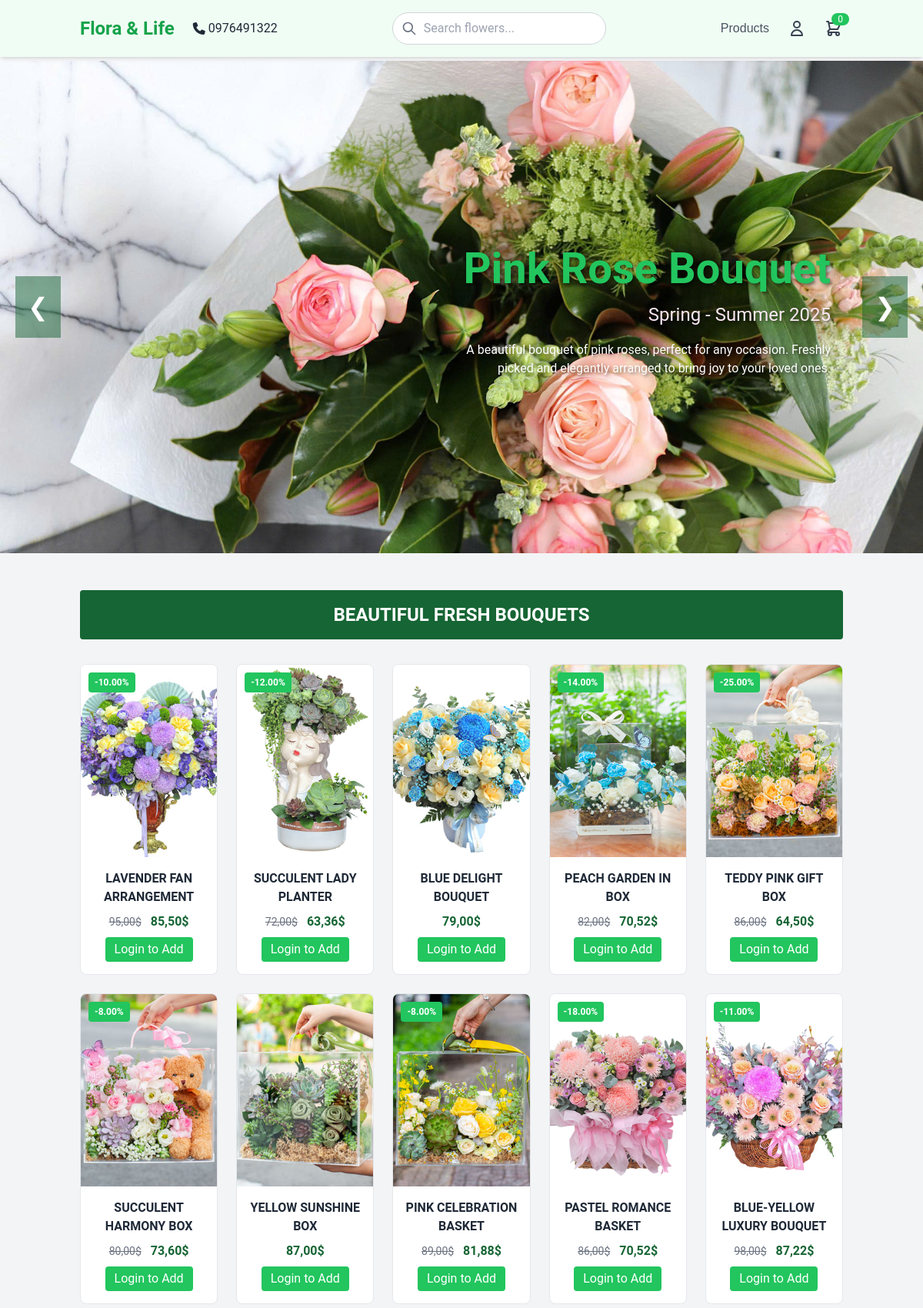
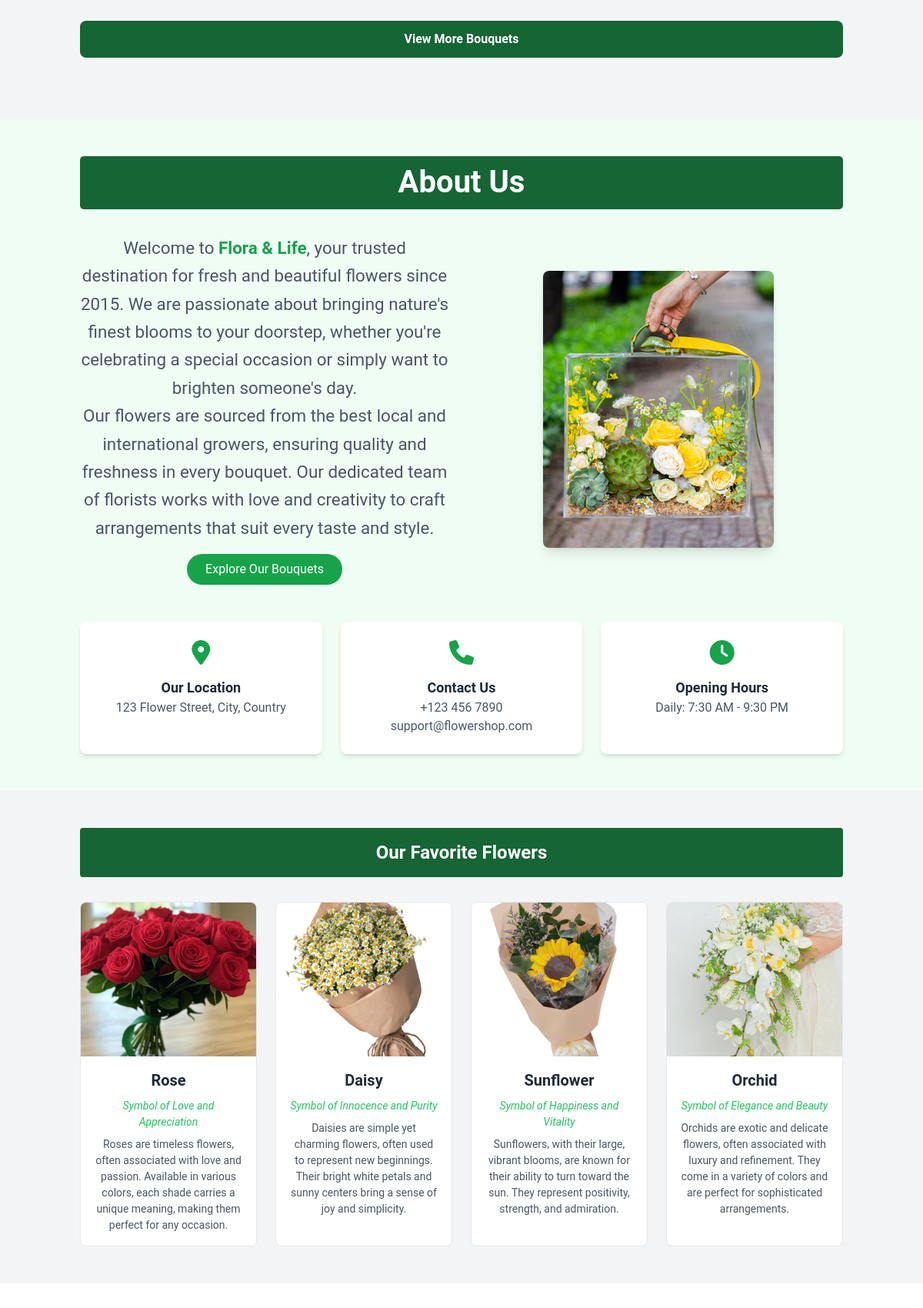
The page / (upper part) on the database its author committed (2 pictures, top to bottom).
### tables this page shows
CREATE TABLE `products` (
  `id` bigint(20) NOT NULL,
  `name` varchar(255) NOT NULL,
  `price` decimal(10,2) NOT NULL,
  `sale` decimal(10,2) NOT NULL DEFAULT 0.00,
  `product_detail` text NOT NULL,
  `image` varchar(255) NOT NULL,
  `origin` varchar(255) DEFAULT NULL,
  `type` enum('birthday','wedding','bouquet','condolence','basket','other') DEFAULT 'other',
  `created_at` datetime DEFAULT current_timestamp(),
  `updated_at` datetime DEFAULT current_timestamp() ON UPDATE current_timestamp()
);

### index.php (the view, shortened to what this page needs)
<?php
include 'connection.php';
$stmt = $conn->prepare("SELECT * FROM products LIMIT 10");
$stmt->execute();
$products = $stmt->get_result()->fetch_all(MYSQLI_ASSOC);
?>
<!DOCTYPE html>
<html lang="en">
<head>
    <link rel="stylesheet" href="style1.css">
    <script src="https://cdn.tailwindcss.com"></script>
    <link rel="stylesheet" href="https://cdnjs.cloudflare.com/ajax/libs/font-awesome/6.4.2/css/all.min.css"/>
</head>
<body>
    <header class="header bg-green-50 shadow-md sticky top-0 z-50">
        <div class="container mx-auto px-4 py-4 flex justify-between items-center">
            <div class="flex items-center space-x-6">
                <a href="index.php" class="text-2xl font-bold text-green-600">Flora & Life</a>
                <div class="contact-info">
                    <div class="flex items-center gap-1">
                        <i class="fa-solid fa-phone"></i>
                        <span>0976491322</span>
                    </div>
                </div>
            </div>
            <div class="search-bar">
                <div class="relative">
                    <input type="text" placeholder="Search flowers..." class="w-full pl-10 pr-4 py-2 rounded-full border border-gray-300 focus:outline-none focus:border-green-500 text-gray-700">
                    <svg class="w-5 h-5 absolute left-3 top-1/2 transform -translate-y-1/2 text-gray-500" fill="none" stroke="currentColor" viewBox="0 0 24 24" xmlns="http://www.w3.org/2000/svg">
                        <path stroke-linecap="round" stroke-linejoin="round" stroke-width="2" d="M21 21l-6-6m2-5a7 7 0 11-14 0 7 7 0 0114 0z"></path>
                    </svg>
                </div>
            </div>
            <nav class="nav-links flex space-x-6 items-center">
                <div class="relative dropdown">
                    <a href="login.php" class="text-gray-700 hover:text-green-500">Products</a>
                </div>
                <a href="login.php" class="text-gray-700 hover:text-green-500">
                    <svg class="w-6 h-6" fill="none" stroke="currentColor" viewBox="0 0 24 24" xmlns="http://www.w3.org/2000/svg">
                        <path stroke-linecap="round" stroke-linejoin="round" stroke-width="2" d="M16 7a4 4 0 11-8 0 4 4 0 018 0zM12 14a7 7 0 00-7 7h14a7 7 0 00-7-7z"></path>
                    </svg>
                </a>
                <a href="login.php" class="text-gray-700 hover:text-green-500 relative">
                    <span class="absolute -top-2 -right-2 bg-green-500 text-white text-xs rounded-full px-2">0</span>
                </a>
            </nav>
        </div>
    </header>
    <main>
        <div class="slider">
            <div class="slides">
                <div class="slide" style="background-image: url('image/flower_slider1.jpg');">
                    <div class="slide-content">
                        <h2 class="text-green-500">Pink Rose Bouquet</h2>
                        <h3 class="text-green-400">Spring - Summer 2025</h3>
                        <p>A beautiful bouquet of pink roses, perfect for any occasion. Freshly picked and elegantly arranged to bring joy to your loved ones.</p>
                    </div>
                </div>
            </div>
            <button class="slider-btn prev">❮</button>
            <button class="slider-btn next">❯</button>
        </div>
        <section class="py-12 bg-gray-100">
            <div class="container mx-auto px-4">
                <h2 class="text-2xl font-bold text-white text-center bg-green-800 py-4 mb-8 rounded">BEAUTIFUL FRESH BOUQUETS</h2>
                <?php if (empty($products)): ?>
                    <p class="text-center text-gray-700">No products available at the moment.</p>
                <?php else: ?>
                    <div class="grid grid-cols-2 md:grid-cols-5 gap-6">
                        <?php foreach ($products as $product): ?>
                            <div class="product-card">
                                <?php if ($product['sale'] > 0 && $product['sale'] < $product['price']): ?>
                                    <div class="product-label">
                                        <?php echo '-' . $product['sale'] . '%'; ?>
                                    </div>
                                <?php elseif (!$product['sale']): ?>
                                    <div class="product-label">NEW</div>
                                <?php endif; ?>
                                <img src="image/<?php echo htmlspecialchars($product['image']); ?>" alt="<?php echo htmlspecialchars($product['name']); ?>" class="product-image">
                                <div class="product-info">
                                    <h3 class="product-name"><?php echo htmlspecialchars($product['name']); ?></h3>
                                    <div>
                                        <?php if ($product['sale'] > 0 && $product['sale'] < $product['price']): ?>
                                            <span class="product-price-old"><?php echo number_format($product['price'], 2, ',', '.') . '$'; ?></span>
                                        <?php endif; ?>
                                        <span class="product-price-new"><?php echo number_format((100 - $product['sale']) / 100 * $product['price'], 2, ',', '.') . '$'; ?></span>
                                    </div>
                                    <a href="login.php" class="bg-green-500 text-white px-3 py-1 rounded hover:bg-green-600 mt-2 inline-block">Login to Add</a>
                                </div>
                            </div>
                        <?php endforeach; ?>
                    </div>
                <?php endif; ?>
                <a href="login.php" class="view-more-btn">View More Bouquets</a>
            </div>
        </section>
        <section class="about-section py-12 bg-green-50">
            <div class="container mx-auto px-4">
                <h2 class="text-4xl font-bold text-green-800 text-center mb-8">About Us</h2>
                <div class="grid grid-cols-1 md:grid-cols-2 gap-8 items-center">
                    <div>
                        <p class="text-gray-700 mb-4 leading-relaxed" style="font-size: 1.4rem;">
                            Welcome to <span class="font-semibold text-green-600">Flora & Life</span>, your trusted destination for fresh and beautiful flowers since 2015. We are passionate about bringing nature's finest blooms to your doorstep, whether you're celebrating a special occasion or simply want to brighten someone's day.
                        </p>
                        <p class="text-gray-700 mb-4 leading-relaxed" style="font-size: 1.4rem;">
                            Our flowers are sourced from the best local and international growers, ensuring quality and freshness in every bouquet. Our dedicated team of florists works with love and creativity to craft arrangements that suit every taste and style.
                        </p>
                        <a href="login.php" class="inline-block mt-4 bg-green-600 text-white py-2 px-6 rounded-full hover:bg-green-700 transition duration-300">
                            Explore Our Bouquets
                        </a>
                    </div>
                    <div class="flex justify-center">
                        <img src="image/8.jpg" alt="Flower Shop" class="rounded-lg shadow-lg max-w-full h-auto">
                    </div>
                </div>
                <div class="mt-12 grid grid-cols-1 md:grid-cols-3 gap-6 text-center">
                    <div class="about-info-card bg-white p-6 rounded-lg shadow-md hover:shadow-lg transition duration-300">
                        <i class="fa-solid fa-map-marker-alt fa-2x text-green-600 mb-4"></i>
                        <h3 class="text-lg font-semibold text-gray-800">Our Location</h3>
                        <p class="text-gray-600">123 Flower Street, City, Country</p>
                    </div>
                    <div class="about-info-card bg-white p-6 rounded-lg shadow-md hover:shadow-lg transition duration-300">
                        <i class="fa-solid fa-phone fa-2x text-green-600 mb-4"></i>
                        <h3 class="text-lg font-semibold text-gray-800">Contact Us</h3>
                        <p class="text-gray-600">+123 456 7890</p>
                        <p class="text-gray-600">support@flowershop.com</p>
                    </div>
                    <div class="about-info-card bg-white p-6 rounded-lg shadow-md hover:shadow-lg transition duration-300">
                        <i class="fa-solid fa-clock fa-2x text-green-600 mb-4"></i>
                        <h3 class="text-lg font-semibold text-gray-800">Opening Hours</h3>
                        <p class="text-gray-600">Daily: 7:30 AM - 9:30 PM</p>
                    </div>
                </div>
            </div>
        </section>
        <section class="py-12 bg-gray-100">
            <div class="container mx-auto px-4">
                <h2 class="text-2xl font-bold text-white text-center bg-green-800 py-4 mb-8 rounded">Our Favorite Flowers</h2>
                <div class="grid grid-cols-2 md:grid-cols-4 gap-6">
                    <div class="flower-card">
                        <img src="image/33.jpg" alt="Rose" class="flower-image">
                        <div class="flower-info">
                            <h3 class="flower-name">Rose</h3>
                            <p class="flower-meaning">Symbol of Love and Appreciation</p>
                            <p class="flower-description">Roses are timeless flowers, often associated with love and passion. Available in various colors, each shade carries a unique meaning, making them perfect for any occasion.</p>
                        </div>
                    </div>
                    <div class="flower-card">
                        <img src="image/20.jpg" alt="Daisy" class="flower-image">
                        <div class="flower-info">
                            <h3 class="flower-name">Daisy</h3>
                            <p class="flower-meaning">Symbol of Innocence and Purity</p>
                            <p class="flower-description">Daisies are simple yet charming flowers, often used to represent new beginnings. Their bright white petals and sunny centers bring a sense of joy and simplicity.</p>
                        </div>
                    </div>
                    <div class="flower-card">
                        <img src="image/21.jpg" alt="Sunflower" class="flower-image">
                        <div class="flower-info">
                            <h3 class="flower-name">Sunflower</h3>
                            <p class="flower-meaning">Symbol of Happiness and Vitality</p>
                            <p class="flower-description">Sunflowers, with their large, vibrant blooms, are known for their ability to turn toward the sun. They represent positivity, strength, and admiration.</p>
                        </div>
                    </div>
                    <div class="flower-card">
                        <img src="image/27.jpg" alt="Orchid" class="flower-image">
                        <div class="flower-info">
                            <h3 class="flower-name">Orchid</h3>
                            <p class="flower-meaning">Symbol of Elegance and Beauty</p>
                            <p class="flower-description">Orchids are exotic and delicate flowers, often associated with luxury and refinement. They come in a variety of colors and are perfect for sophisticated arrangements.</p>
                        </div>
                    </div>
                </div>
            </div>
        </section>
        <section class="service-section">
        </section>
    </main>
</body>
</html>

### style1.css (style rules this page uses)
* { margin: 0; padding: 0; box-sizing: border-box; font-family: 'Roboto', sans-serif; }
body { display: flex; flex-direction: column; min-height: 100vh; background: #f9fafb; color: #1f2937; }
main { flex: 1; }
.header { background: #ffffff; box-shadow: 0 2px 4px rgba(0, 0, 0, 0.1); }
.nav-links a, .nav-links i, .icons a, .icons i { transition: color 0.3s, transform 0.2s; }
.search-bar input { border-color: #d1d5db; transition: border-color 0.3s; }
@media (min-width: 769px) { .nav-links { display: flex !important; } }
.slider { position: relative; width: 100%; height: 80vh; overflow: hidden; margin-top: 5px; }
.slides { display: flex; width: 100%; height: 100%; transition: transform 0.5s ease-in-out; }
.slide { flex: 0 0 100%; position: relative; background-size: cover; background-position: center; height: 100%; }
.slide-content { position: absolute; top: 50%; right: 10%; transform: translateY(-50%); text-align: right; color: #ffffff; max-width: 500px; text-shadow: 2px 2px 4px rgba(0, 0, 0, 0.5); }
.slide-content h2 { font-size: 3.5rem; font-weight: bold; color: #22c55e; }
.slide-content h3 { font-size: 1.5rem; color: #fce7f3; }
.slide-content p { font-size: 1rem; margin-top: 1rem; }
.slider-btn { position: absolute; top: 50%; transform: translateY(-50%); background: rgba(22, 101, 52, 0.5); color: #ffffff; padding: 1rem; cursor: pointer; font-size: 2rem; transition: background 0.3s; }
.prev { left: 20px; }
.next { right: 20px; }
.product-card { position: relative; border: 1px solid #e5e7eb; border-radius: 8px; overflow: hidden; transition: transform 0.3s ease, box-shadow 0.3s; background: #ffffff; }
.product-image { width: 100%; height: 250px; object-fit: cover; }
.product-label { position: absolute; top: 10px; left: 10px; background: #22c55e; color: #ffffff; padding: 4px 8px; border-radius: 4px; font-size: 0.75rem; font-weight: bold; }
.product-info { padding: 1rem; text-align: center; }
.product-name { font-size: 1rem; font-weight: bold; color: #1f2937; text-transform: uppercase; margin-bottom: 0.5rem; }
.product-price-old { font-size: 0.875rem; color: #6b7280; text-decoration: line-through; margin-right: 0.5rem; }
.product-price-new { font-size: 1rem; font-weight: bold; color: #166534; }
.view-more-btn { display: block; margin: 2rem auto; background: #166534; color: #fff; font-weight: bold; padding: 0.75rem 2rem; border-radius: 8px; text-align: center; transition: background 0.3s ease, transform 0.2s; }
.about-section { background: #f9fafb; padding: 3rem 1rem; text-align: center; width:100%; }
.about-section h2 { background-color: #166534; color:#fff; padding:0.9rem; border-radius:5px; font-size: 2.5rem; }
.about-section p { max-width: 800px; margin: 0 auto; color: #4b5563; font-size: 1rem; }
.flower-card { position: relative; border: 1px solid #e5e7eb; border-radius: 8px; overflow: hidden; transition: transform 0.3s ease, box-shadow 0.3s; background: #ffffff; }
.flower-image { width: 100%; height: 200px; object-fit: cover; }
.flower-info { padding: 1rem; text-align: center; }
.flower-name { font-size: 1.25rem; font-weight: bold; color: #1f2937; margin-bottom: 0.5rem; }
.flower-meaning { font-size: 0.875rem; color: #22c55e; font-style: italic; margin-bottom: 0.5rem; }
.flower-description { font-size: 0.875rem; color: #4b5563; }
.service-section { padding: 3rem 1rem; background: #ffffff; }
input[type="text"], input[type="email"], input[type="number"] { border-color: #d1d5db; transition: border-color 0.3s; }

### index.php (style rules this page uses)
.dropdown { position: relative; }
.dropdown > a { display: block; font-family: 'Arial', sans-serif; color: #4b5563; font-size: 1rem; text-decoration: none; }

### rows shown on the page
products: sale "10.00", image (picture), name "LAVENDER FAN ARRANGEMENT", price "95,00", (100 - $product['sale']) / 100 * $product['price'] "85,50"
products: sale "12.00", image (picture), name "SUCCULENT LADY PLANTER", price "72,00", (100 - $product['sale']) / 100 * $product['price'] "63,36"
products: image (picture), name "BLUE DELIGHT BOUQUET", (100 - $product['sale']) / 100 * $product['price'] "79,00"
products: sale "14.00", image (picture), name "PEACH GARDEN IN BOX", price "82,00", (100 - $product['sale']) / 100 * $product['price'] "70,52"
products: sale "25.00", image (picture), name "TEDDY PINK GIFT BOX", price "86,00", (100 - $product['sale']) / 100 * $product['price'] "64,50"
products: sale "8.00", image (picture), name "SUCCULENT HARMONY BOX", price "80,00", (100 - $product['sale']) / 100 * $product['price'] "73,60"
products: image (picture), name "YELLOW SUNSHINE BOX", (100 - $product['sale']) / 100 * $product['price'] "87,00"
products: sale "8.00", image (picture), name "PINK CELEBRATION BASKET", price "89,00", (100 - $product['sale']) / 100 * $product['price'] "81,88"
products: sale "18.00", image (picture), name "PASTEL ROMANCE BASKET", price "86,00", (100 - $product['sale']) / 100 * $product['price'] "70,52"
products: sale "11.00", image (picture), name "BLUE-YELLOW LUXURY BOUQUET", price "98,00", (100 - $product['sale']) / 100 * $product['price'] "87,22"
